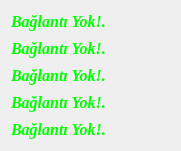
   <widget class="QWidget" name="verticalLayoutWidget_2">
    <property name="geometry">
     <rect>
      <x>230</x>
      <y>1510</y>
      <width>181</width>
      <height>151</height>
     </rect>
    </property>
    <property name="palette">
     <palette>
      <active>
       <colorrole role="WindowText">
        <brush brushstyle="SolidPattern">
         <color alpha="255">
          <red>0</red>
          <green>255</green>
          <blue>0</blue>
         </color>
        </brush>
       </colorrole>
       <colorrole role="Text">
        <brush brushstyle="SolidPattern">
         <color alpha="255">
          <red>0</red>
          <green>255</green>
          <blue>0</blue>
         </color>
        </brush>
       </colorrole>
      </active>
      <inactive>
       <colorrole role="WindowText">
        <brush brushstyle="SolidPattern">
         <color alpha="255">
          <red>0</red>
          <green>255</green>
          <blue>0</blue>
         </color>
        </brush>
       </colorrole>
       <colorrole role="Text">
        <brush brushstyle="SolidPattern">
         <color alpha="255">
          <red>0</red>
          <green>255</green>
          <blue>0</blue>
         </color>
        </brush>
       </colorrole>
      </inactive>
      <disabled>
       <colorrole role="WindowText">
        <brush brushstyle="SolidPattern">
         <color alpha="255">
          <red>120</red>
          <green>120</green>
          <blue>120</blue>
         </color>
        </brush>
       </colorrole>
       <colorrole role="Text">
        <brush brushstyle="SolidPattern">
         <color alpha="255">
          <red>120</red>
          <green>120</green>
          <blue>120</blue>
         </color>
        </brush>
       </colorrole>
      </disabled>
     </palette>
    </property>
    <property name="font">
     <font>
      <family>Times New Roman</family>
      <pointsize>10</pointsize>
      <weight>75</weight>
      <italic>true</italic>
      <bold>true</bold>
     </font>
    </property>
    <layout class="QVBoxLayout" name="verticalLayout_4">
     <item>
      <widget class="QLabel" name="label_8">
       <property name="palette">
        <palette>
         <active>
          <colorrole role="WindowText">
           <brush brushstyle="SolidPattern">
            <color alpha="255">
             <red>0</red>
             <green>255</green>
             <blue>0</blue>
            </color>
           </brush>
          </colorrole>
          <colorrole role="Text">
           <brush brushstyle="SolidPattern">
            <color alpha="255">
             <red>0</red>
             <green>255</green>
             <blue>0</blue>
            </color>
           </brush>
          </colorrole>
         </active>
         <inactive>
          <colorrole role="WindowText">
           <brush brushstyle="SolidPattern">
            <color alpha="255">
             <red>0</red>
             <green>255</green>
             <blue>0</blue>
            </color>
           </brush>
          </colorrole>
          <colorrole role="Text">
           <brush brushstyle="SolidPattern">
            <color alpha="255">
             <red>0</red>
             <green>255</green>
             <blue>0</blue>
            </color>
           </brush>
          </colorrole>
         </inactive>
         <disabled>
          <colorrole role="WindowText">
           <brush brushstyle="SolidPattern">
            <color alpha="255">
             <red>120</red>
             <green>120</green>
             <blue>120</blue>
            </color>
           </brush>
          </colorrole>
          <colorrole role="Text">
           <brush brushstyle="SolidPattern">
            <color alpha="255">
             <red>120</red>
             <green>120</green>
             <blue>120</blue>
            </color>
           </brush>
          </colorrole>
         </disabled>
        </palette>
       </property>
       <property name="font">
        <font>
         <family>Times New Roman</family>
         <pointsize>12</pointsize>
         <weight>75</weight>
         <italic>true</italic>
         <bold>true</bold>
        </font>
       </property>
       <property name="text">
        <string>Bağlantı Yok!.</string>
       </property>
      </widget>
     </item>
     <item>
      <widget class="QLabel" name="label_6">
       <property name="palette">
        <palette>
         <active>
          <colorrole role="WindowText">
           <brush brushstyle="SolidPattern">
            <color alpha="255">
             <red>0</red>
             <green>255</green>
             <blue>0</blue>
            </color>
           </brush>
          </colorrole>
          <colorrole role="Text">
           <brush brushstyle="SolidPattern">
            <color alpha="255">
             <red>0</red>
             <green>255</green>
             <blue>0</blue>
            </color>
           </brush>
          </colorrole>
         </active>
         <inactive>
          <colorrole role="WindowText">
           <brush brushstyle="SolidPattern">
            <color alpha="255">
             <red>0</red>
             <green>255</green>
             <blue>0</blue>
            </color>
           </brush>
          </colorrole>
          <colorrole role="Text">
           <brush brushstyle="SolidPattern">
            <color alpha="255">
             <red>0</red>
             <green>255</green>
             <blue>0</blue>
            </color>
           </brush>
          </colorrole>
         </inactive>
         <disabled>
          <colorrole role="WindowText">
           <brush brushstyle="SolidPattern">
            <color alpha="255">
             <red>120</red>
             <green>120</green>
             <blue>120</blue>
            </color>
           </brush>
          </colorrole>
          <colorrole role="Text">
           <brush brushstyle="SolidPattern">
            <color alpha="255">
             <red>120</red>
             <green>120</green>
             <blue>120</blue>
            </color>
           </brush>
          </colorrole>
         </disabled>
        </palette>
       </property>
       <property name="font">
        <font>
         <family>Times New Roman</family>
         <pointsize>12</pointsize>
         <weight>75</weight>
         <italic>true</italic>
         <bold>true</bold>
        </font>
       </property>
       <property name="text">
        <string>Bağlantı Yok!.</string>
       </property>
      </widget>
     </item>
     <item>
      <widget class="QLabel" name="label_7">
       <property name="palette">
        <palette>
         <active>
          <colorrole role="WindowText">
           <brush brushstyle="SolidPattern">
            <color alpha="255">
             <red>0</red>
             <green>255</green>
             <blue>0</blue>
            </color>
           </brush>
          </colorrole>
          <colorrole role="Text">
           <brush brushstyle="SolidPattern">
            <color alpha="255">
             <red>0</red>
             <green>255</green>
             <blue>0</blue>
            </color>
           </brush>
          </colorrole>
         </active>
         <inactive>
          <colorrole role="WindowText">
           <brush brushstyle="SolidPattern">
            <color alpha="255">
             <red>0</red>
             <green>255</green>
             <blue>0</blue>
            </color>
           </brush>
          </colorrole>
          <colorrole role="Text">
           <brush brushstyle="SolidPattern">
            <color alpha="255">
             <red>0</red>
             <green>255</green>
             <blue>0</blue>
            </color>
           </brush>
          </colorrole>
         </inactive>
         <disabled>
          <colorrole role="WindowText">
           <brush brushstyle="SolidPattern">
            <color alpha="255">
             <red>120</red>
             <green>120</green>
             <blue>120</blue>
            </color>
           </brush>
          </colorrole>
          <colorrole role="Text">
           <brush brushstyle="SolidPattern">
            <color alpha="255">
             <red>120</red>
             <green>120</green>
             <blue>120</blue>
            </color>
           </brush>
          </colorrole>
         </disabled>
        </palette>
       </property>
       <property name="font">
        <font>
         <family>Times New Roman</family>
         <pointsize>12</pointsize>
         <weight>75</weight>
         <italic>true</italic>
         <bold>true</bold>
        </font>
       </property>
       <property name="text">
        <string>Bağlantı Yok!.</string>
       </property>
      </widget>
     </item>
     <item>
      <widget class="QLabel" name="label_11">
       <property name="font">
        <font>
         <family>Times New Roman</family>
         <pointsize>12</pointsize>
         <weight>75</weight>
         <italic>true</italic>
         <bold>true</bold>
        </font>
       </property>
       <property name="text">
        <string>Bağlantı Yok!.</string>
       </property>
      </widget>
     </item>
     <item>
      <widget class="QLabel" name="label_9">
       <property name="palette">
        <palette>
         <active>
          <colorrole role="WindowText">
           <brush brushstyle="SolidPattern">
            <color alpha="255">
             <red>0</red>
             <green>255</green>
             <blue>0</blue>
            </color>
           </brush>
          </colorrole>
          <colorrole role="Text">
           <brush brushstyle="SolidPattern">
            <color alpha="255">
             <red>0</red>
             <green>255</green>
             <blue>0</blue>
            </color>
           </brush>
          </colorrole>
         </active>
         <inactive>
          <colorrole role="WindowText">
           <brush brushstyle="SolidPattern">
            <color alpha="255">
             <red>0</red>
             <green>255</green>
             <blue>0</blue>
            </color>
           </brush>
          </colorrole>
          <colorrole role="Text">
           <brush brushstyle="SolidPattern">
            <color alpha="255">
             <red>0</red>
             <green>255</green>
             <blue>0</blue>
            </color>
           </brush>
          </colorrole>
         </inactive>
         <disabled>
          <colorrole role="WindowText">
           <brush brushstyle="SolidPattern">
            <color alpha="255">
             <red>120</red>
             <green>120</green>
             <blue>120</blue>
            </color>
           </brush>
          </colorrole>
          <colorrole role="Text">
           <brush brushstyle="SolidPattern">
            <color alpha="255">
             <red>120</red>
             <green>120</green>
             <blue>120</blue>
            </color>
           </brush>
          </colorrole>
         </disabled>
        </palette>
       </property>
       <property name="font">
        <font>
         <family>Times New Roman</family>
         <pointsize>12</pointsize>
         <weight>75</weight>
         <italic>true</italic>
         <bold>true</bold>
        </font>
       </property>
       <property name="text">
        <string>Bağlantı Yok!.</string>
       </property>
      </widget>
     </item>
    </layout>
   </widget>
